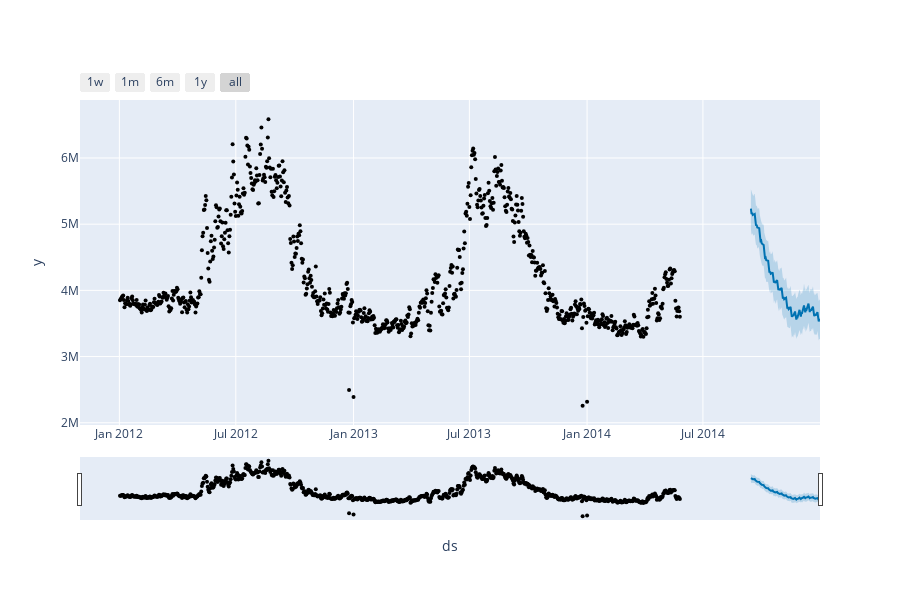

The cell this chart's notebook holds for it:
### Markdown cell above
### Test

### Code cell
plot_plotly(model, test_forecast)
